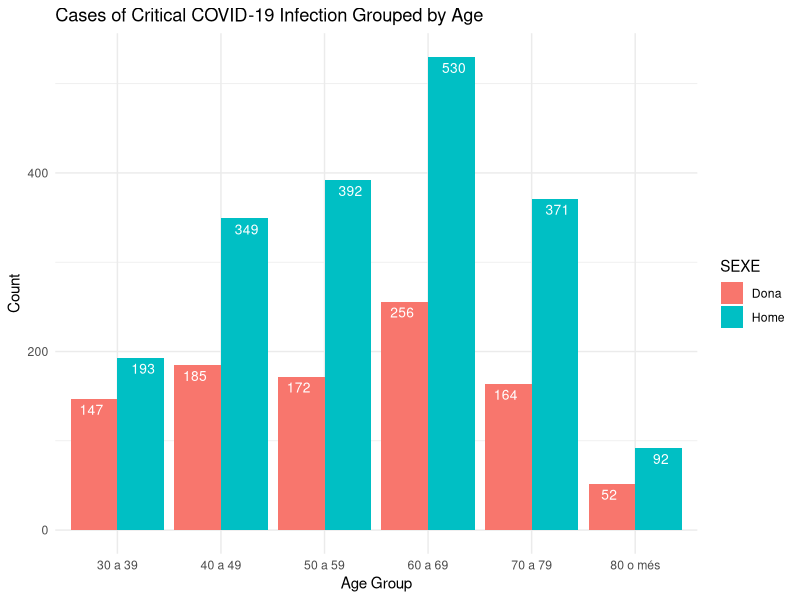
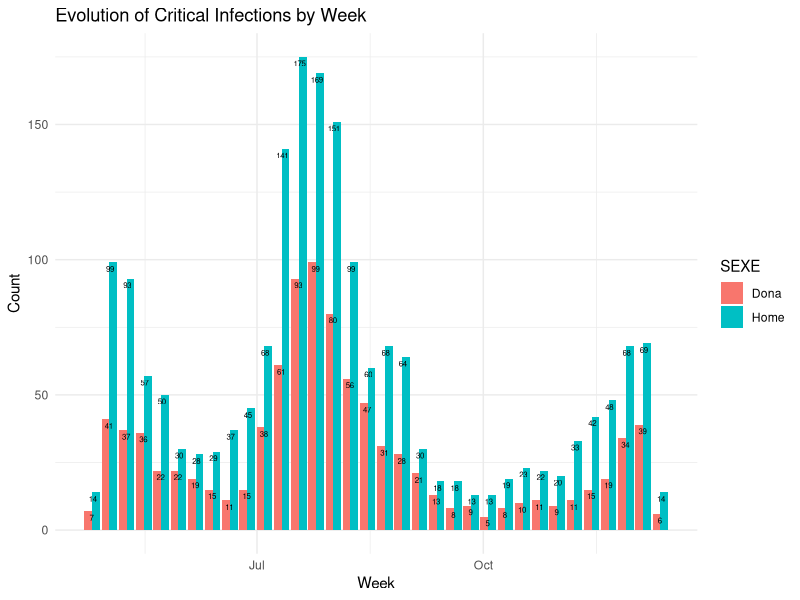
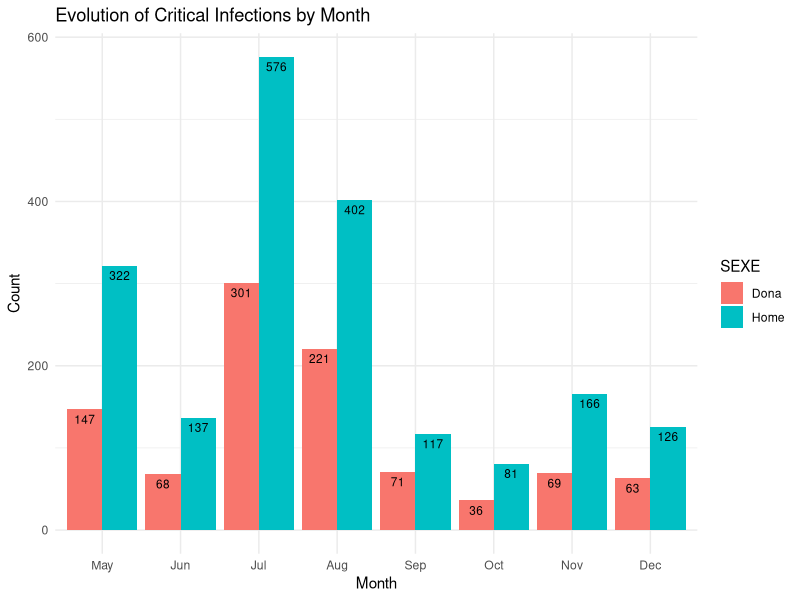
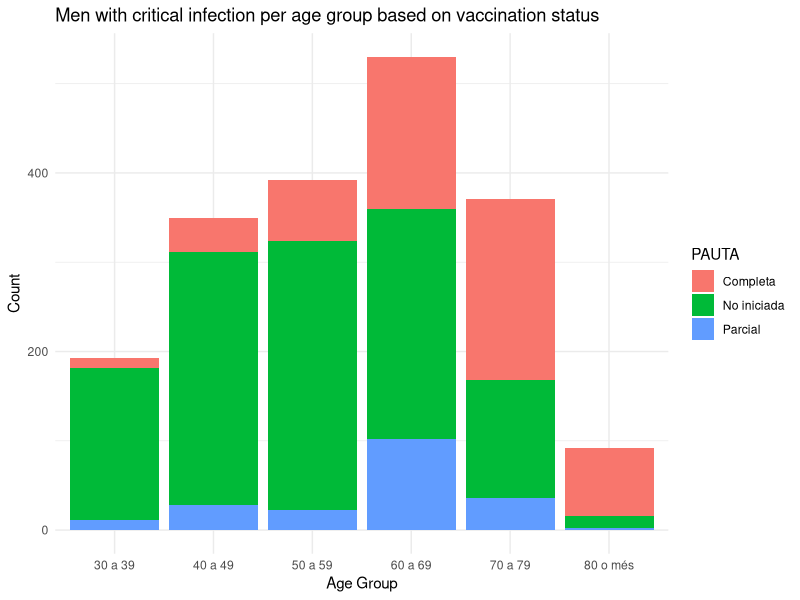
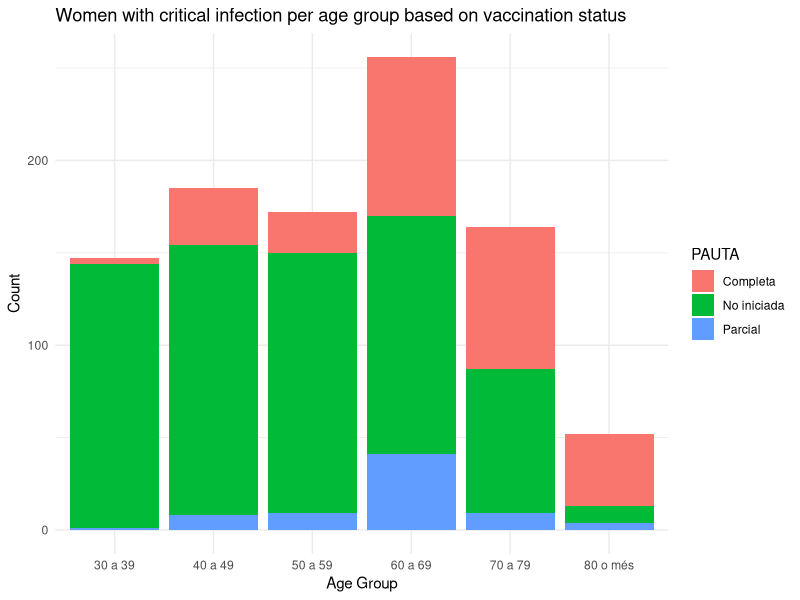
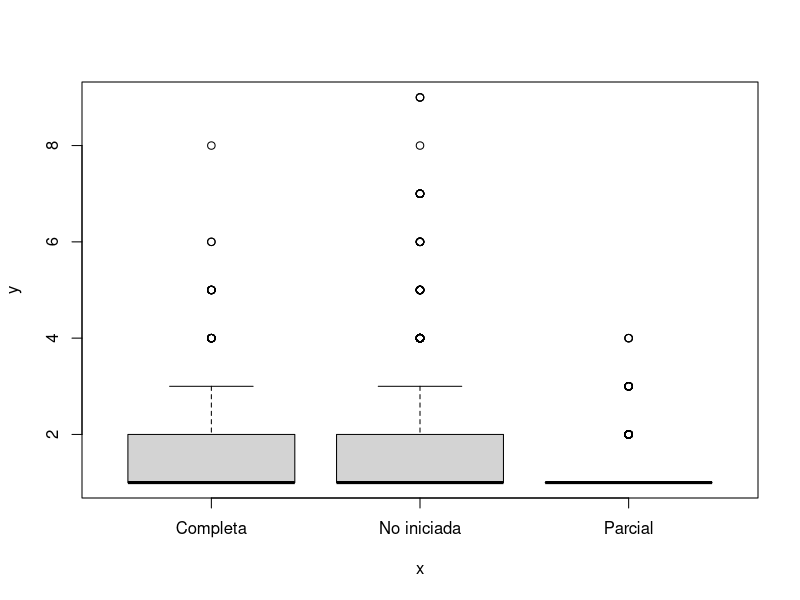
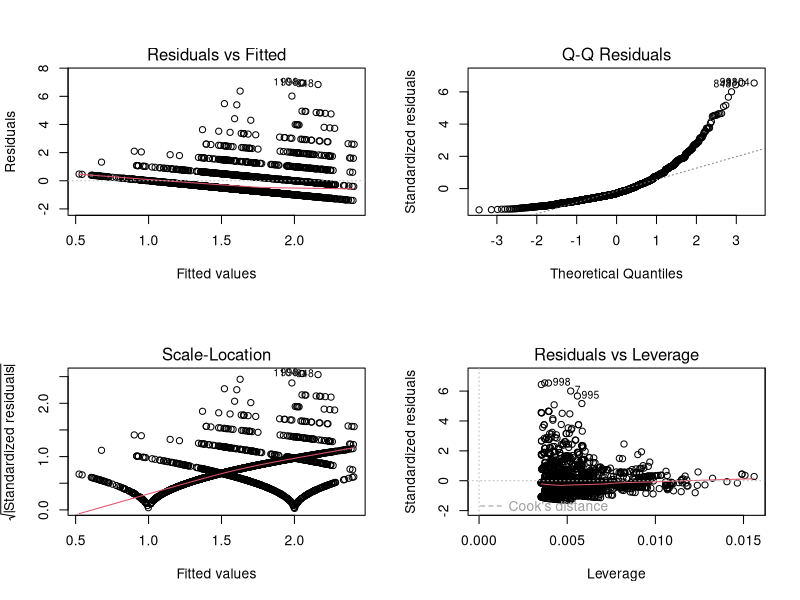
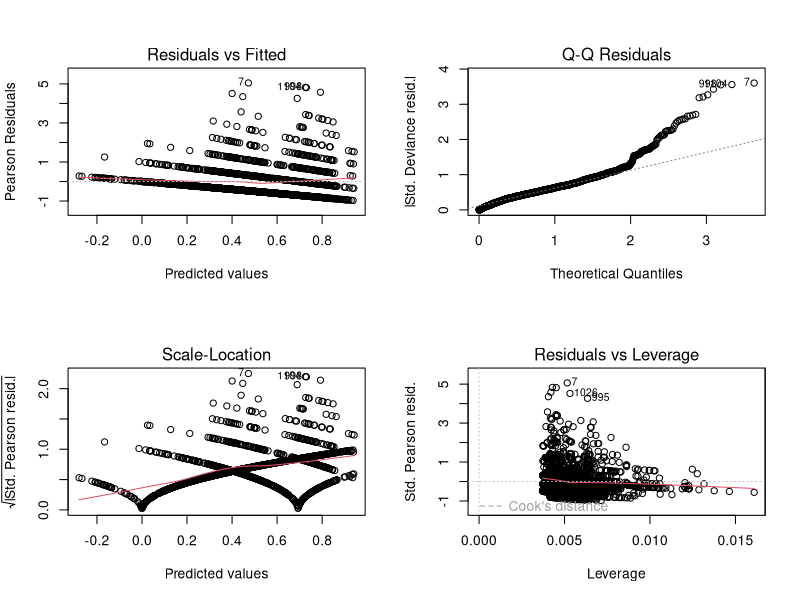

Here is the R script that generated these plots, in order:
## ---- chunk 1
rm(list = ls())
knitr::opts_chunk$set(echo = TRUE, warning = F)
# setwd("/home/ajo/gitRepos/glm/Deliverable")
library(dplyr)
library(lubridate)
library(ggplot2)
## ---- chunk 2
data <- read.csv("Impacte_del_COVID-19.csv") # Data updated 17.12.21.

clean <- function(data){
  data$DATA <- as.Date(data$DATA, format = "%d/%m/%Y")
  data$EDAT <- as.factor(data$EDAT)
  covid.data <- data %>% filter(DATA >= "2021-05-01" & DATA <= "2021-12-12") %>% 
        filter(EDAT %in% c("30 a 39", "40 a 49", "50 a 59", "60 a 69", "70 a 79", "80 o més")) %>%
        # What about "No classificat" in age? They are not added right now!
        filter(ESDEVENIMENT == "Crítics")
  #covid.data$EDAT <- factor(covid.data$EDAT, labels = c("30 a 39", "40 a 49", "50 a 59", "60 a 69", "70 a 79", "80 o més"))
  #covid.data$ESDEVENIMENT <- factor(covid.data$ESDEVENIMENT, labels = c("Cas", "Crit", "Def", "Hosp"))
  covid.data$PAUTA <- factor(covid.data$PAUTA)
  covid.data$SEXE <- factor(covid.data$SEXE)
  
  # Create week and month variables
  covid.data$Week <- floor_date(covid.data$DATA, "week")
  covid.data$Month <- floor_date(covid.data$DATA, "month")

  return(covid.data)
}
covid.data <- clean(data)
## ---- chunk 3
covid.data.women <- covid.data %>% filter(SEXE == "Dona")
covid.data.men <- covid.data %>% filter(SEXE == "Home")
## ---- chunk 4
count.in.age.group <- function(data){
  data %>% group_by(SEXE, EDAT) %>% summarise(Count = sum(RECOMPTE), .groups = "keep")
}

# df1 <- count.in.age.group(covid.data.men)
# ggplot(df1, aes(x = EDAT, y = Count)) + 
#   labs(x = "Age Group", y = "Count") +
#   geom_col(aes(fill = Count)) +
#   geom_text(aes(label=Count), vjust=1.6, color="white", size=3.5) +
#   ggtitle("Men with critical COVID-19 infection grouped by age") +
#   theme_minimal()
# 
# df2 <- count.in.age.group(covid.data.women)
# ggplot(df2, aes(x = EDAT, y = Count)) + 
#   labs(x = "Age Group", y = "Count") +
#   geom_col(aes(fill = Count)) +
#   geom_text(aes(label=Count), vjust=1.6, color="white", size=3.5) +
#   ggtitle("Women with critical COVID-19 infection grouped by age") +
#   theme_minimal()

all <- count.in.age.group(covid.data)
ggplot(all, aes(x = EDAT, y = Count)) + 
  labs(x = "Age Group", y = "Count") +
  geom_col(aes(fill = SEXE), position = "dodge") +
  geom_text(aes(label=Count, group= SEXE), vjust = 1.6, color="white", 
            size=3.5, position = position_dodge(width = 1)) +
  ggtitle("Cases of Critical COVID-19 Infection Grouped by Age") +
  theme_minimal()
## ---- chunk 5
# Dette er det du hadde ;) Tror ikke dette stemmer helt, siden dette viser antall rader, men vi må vel telle opp i RECOMPTE?
# Det har jeg gjort i hvert plot under dine. Hva tenker du?
## Ja du har rett. Fjerner mine plot.

count.each.week <- function(data){
  data %>% group_by(SEXE, Week) %>% summarise(Count = sum(RECOMPTE), .groups = "keep")
}

# Numbers can be removed. 
week.data <- count.each.week(covid.data)
ggplot(data = week.data, aes(x = Week, y = Count)) +
  labs(x = "Week", y = "Count") +
  geom_col(aes(fill = SEXE), position = "dodge") +
  geom_text(aes(label=Count, group= SEXE), vjust = 1.6, color="black", 
            size=2, position = position_dodge(width = 1)) +
  ggtitle("Evolution of Critical Infections by Week") +
  theme_minimal()

count.each.month <- function(data){
  data %>% group_by(SEXE, Month) %>% summarise(Count = sum(RECOMPTE), .groups = "keep")
}

# Not sure why the numbers aren't aligning properly in this case. 
month.data <- count.each.month(covid.data)
ggplot(data = month.data, aes(x = as.factor(Month), y = Count)) +
  labs(x = "Month", y = "Count") +
  geom_col(aes(fill = SEXE), position = "dodge") +
  geom_text(aes(label=Count, group= SEXE), vjust = 1.6, color="black", 
            size=3, position = position_dodge(width = 0.9)) +
  ggtitle("Evolution of Critical Infections by Month") +
  scale_x_discrete(labels = function(x) format(as.Date(x), "%b")) +
  theme_minimal()

## ---- chunk 6
group.by.vacc.age <- function(data){
  data %>% group_by(EDAT, PAUTA) %>% summarise(Count = sum(RECOMPTE), .groups = "keep") 
}
d3 <- group.by.vacc.age(covid.data.men)
d4 <- group.by.vacc.age(covid.data.women)

knitr::kable(d3, caption = "Men with critical infection as function of vaccination status and age")
# Vil helst lage en tabell med EDAT i x og PAUTA i y (ser bedre ut), men får det ikke til. 
ggplot(d3, aes(x = EDAT, y = Count)) + 
  labs(x = "Age Group", y = "Count") +
  geom_col(aes(fill = PAUTA)) +
  ggtitle("Men with critical infection per age group based on vaccination status") +
  theme_minimal()
## ---- chunk 7
knitr::kable(d4, caption = "Women with critical infection as function of vaccination status and age")
# Vil helst lage en tabell med EDAT i x og PAUTA i y (ser bedre ut), men får det ikke til. 

ggplot(d4, aes(x = EDAT, y = Count)) + 
  labs(x = "Age Group", y = "Count") +
  geom_col(aes(fill = PAUTA)) +
  ggtitle("Women with critical infection per age group based on vaccination status") +
  theme_minimal()
## ---- chunk 8
plot(covid.data$PAUTA, covid.data$RECOMPTE)
## ---- chunk 9
model1 <- lm(RECOMPTE ~ SEXE + EDAT + DATA + PAUTA, data = covid.data) #Blir dette rett?
summary(model1)
par(mfrow = c(2,2))
plot(model1, ask = F)
par(mfrow = c(1,1))
## ---- chunk 10
model2 <- glm(RECOMPTE ~ SEXE + EDAT + DATA + PAUTA, family = poisson(link = "log"), data = covid.data)
summary(model2)
par(mfrow = c(2,2))
plot(model2, ask = F)
par(mfrow = c(1,1))
## ---- chunk 11
# Vanskelig å skjønne hva som blir Y i modellen vår. Tenker kanskje å 
# bruke måneden som en kategorisk variabel, og summere opp RECOMPTE.
# Da kan vi se om vaksinasjonsstatus har noe og si for totalt antall 
# kritiske pasienter i en spesifikk måned.

head(covid.data)
dim(covid.data)
covid.data.aggr <- aggregate(RECOMPTE ~ EDAT + SEXE + PAUTA + Month,
                             covid.data, FUN = sum)
covid.data.aggr$Month <- as.factor(covid.data.aggr$Month)
head(covid.data.aggr)
dim(covid.data.aggr)
# summary(covid.data.aggr)
# str(covid.data.aggr)
## ---- chunk 12
model3 <- lm(RECOMPTE ~ EDAT + SEXE + PAUTA + Month, data = covid.data.aggr)
summary(model3)
par(mfrow = c(2,2))
plot(model3, ask = F)
par(mfrow = c(1,1))
## ---- chunk 13
model4 <- lm(RECOMPTE ~ SEXE + PAUTA + Month, data = covid.data.aggr)
summary(model4)
par(mfrow = c(2,2))
plot(model4, ask = F)
## ---- chunk 14
model5 <- glm(RECOMPTE ~ EDAT + SEXE + PAUTA + Month, data = covid.data.aggr, 
              family = poisson(link = "log"))
summary(model5)
par(mfrow = c(2,2))
plot(model5, ask = F)
# Checking for overdispersion
PS <- sum(residuals(model5, type="pearson")^2)
phi <- PS / model5$df.res
phi
## ---- chunk 15
model6 <- glm(RECOMPTE ~ EDAT + SEXE + PAUTA + Month + PAUTA:Month, data = covid.data.aggr, 
              family = poisson(link = "log"))
summary(model6)
par(mfrow = c(2,2))
plot(model6, ask = F)
# Checking for overdispersion
PS <- sum(residuals(model6, type="pearson")^2)
phi <- PS / model6$df.res
phi
## ---- chunk 16
model7 <- glm(RECOMPTE ~ EDAT + SEXE + PAUTA + Month + PAUTA:Month + EDAT:PAUTA, data = covid.data.aggr, 
              family = poisson(link = "log"))
summary(model7)
par(mfrow = c(2,2))
plot(model7, ask = F)
# Checking for overdispersion
PS <- sum(residuals(model7, type="pearson")^2)
PS
phi <- PS / model7$df.res
phi
anova(model7)
qchisq(0.95, model7$df.res, lower.tail=TRUE)
